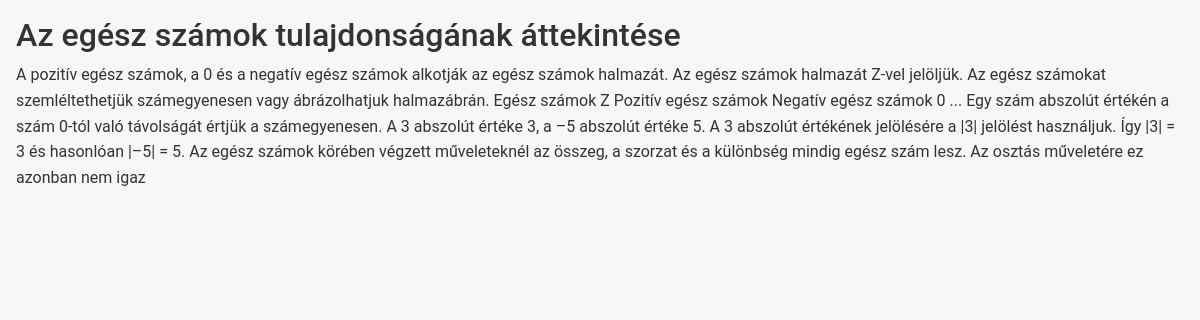
Page /elearning/lesson_content/5/ on the committed database.
### elearning/models.py (models this page shows, shortened)
class Lesson(models.Model):
    title = models.CharField(max_length=200)
    content = models.TextField()
    video = models.FileField(upload_to='lesson_videos', blank=True, null=True)
    course = models.ForeignKey(Course, on_delete=models.CASCADE)
    order = models.PositiveIntegerField()

### elearning/views.py (the view)
# urls.py: path('lesson_content/<int:pk>/', views.lesson_content, name='lesson_content'),
def lesson_content(request, pk):
    lesson = get_object_or_404(Lesson, pk=pk)
    return render(request, 'elearning/lesson_content.html', {'lesson': lesson})

### elearning/templates/elearning/lesson_content.html (shortened to what this page needs)
{% extends 'elearning/base.html' %}
{% block content %}
  <h2>{{ lesson.title }}</h2>
  <p>{{ lesson.content }}</p>
{% endblock %}

### elearning/static/styles.css (style rules this page uses)
body { font-family: 'Roboto', sans-serif; background-color: #f7f7f7; color: #333; line-height: 1.6; }
h1, h2, h3, h4, h5, h6 { font-weight: 500; }

### rows in the picture
Lesson: title "Az egész számok tulajdonságának áttekintése", content "A pozitív egész számok, a 0 és a negatív egész számok alkotják az egész számok halmazát. Az egész számok halmazát Z-vel jelöljük. Az egész számokat szemléltethetjük számegyenesen vagy ábrázolhatjuk halmazábrán. Egész számok Z Pozitív egész számok Negatív egész számok 0 ... Egy szám abszolút értékén a szám 0-tól való távolságát értjük a számegyenesen. A 3 abszolút értéke 3, a –5 abszolút értéke 5. A 3 abszolút értékének jelölésére a |3| jelölést használjuk. Így |3| = 3 és hasonlóan |–5| = 5. Az egész számok körében végzett műveleteknél az összeg, a szorzat és a különbség mindig egész szám lesz. Az osztás műveletére ez azonban nem igaz"
